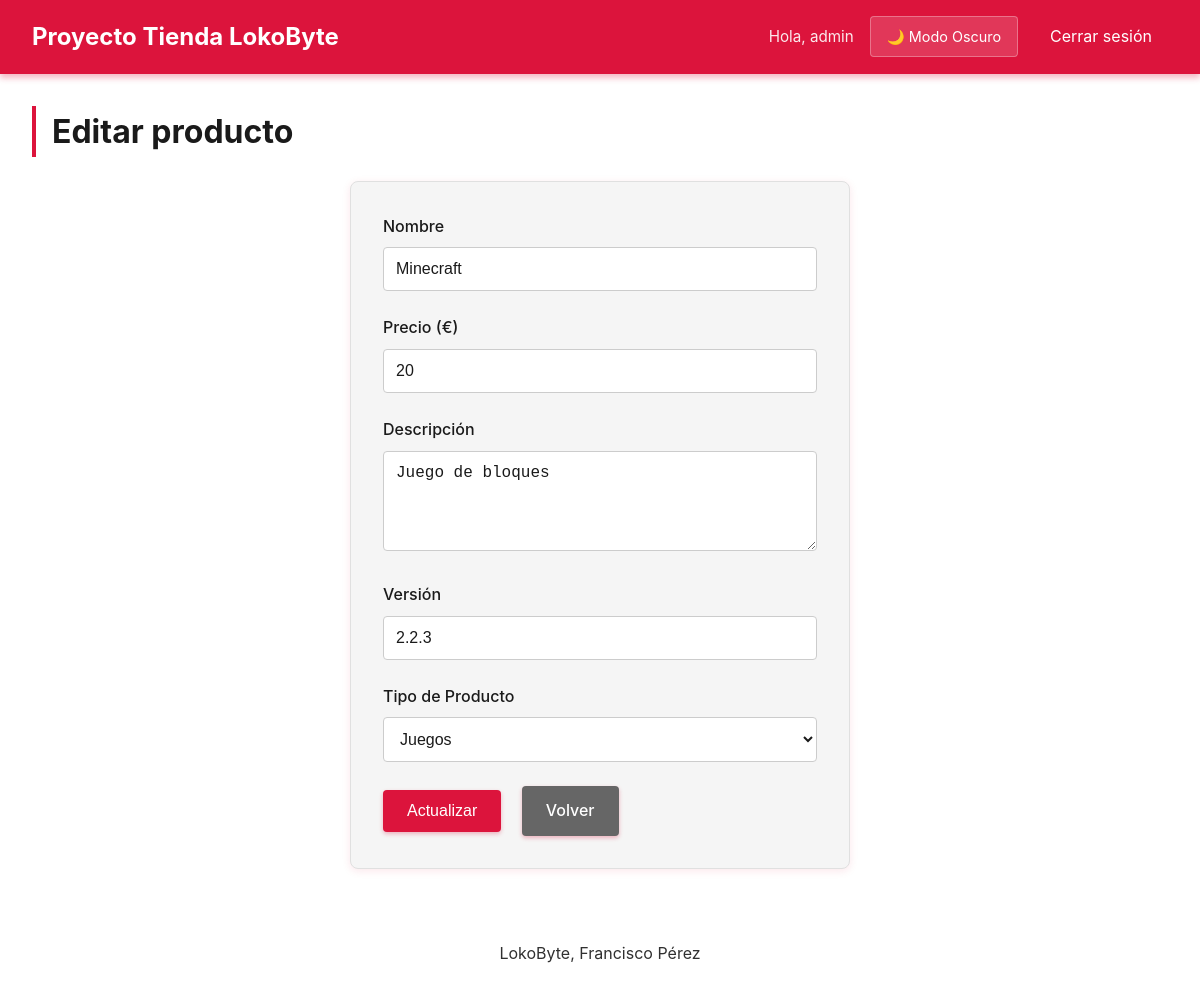
The app's page /index.php?c=product&a=edit&id=2 (signed in) with its own data.
### tables this page shows
CREATE TABLE products (
        id INTEGER PRIMARY KEY AUTOINCREMENT,
        name TEXT NOT NULL,
        description TEXT,
        version TEXT,
        price REAL NOT NULL,
        type_id INTEGER,
        created_at TEXT NOT NULL,
        
        FOREIGN KEY (type_id) REFERENCES product_types(id)
    );

CREATE TABLE product_types (
        id INTEGER PRIMARY KEY AUTOINCREMENT,
        name TEXT NOT NULL UNIQUE
    );

### Controllers/ProductController.php (called while the page is built, shortened)
<?php
class ProductController
{
    private PDO $pdo;
    public function __construct(PDO $pdo)
    {
        $this->pdo = $pdo;
    }
    public function edit(): void
    {
        $id = isset($_GET['id']) ? (int)$_GET['id'] : 0;
        $product = Product::find($this->pdo, $id);
        $action = 'update';
        require __DIR__ . '/../Views/Product/form.php';
    }
}

### Models/Product.php (called while the page is built, shortened)
<?php
class Product
{
    public static function find(PDO $pdo, int $id): ?array
    {
        $stmt = $pdo->prepare('SELECT * FROM products WHERE id = :id');
        $stmt->execute([':id' => $id]);
        $row = $stmt->fetch(PDO::FETCH_ASSOC);
        return $row ?: null;
    }
}

### Views/Product/form.php (the view, shortened to what this page needs)
<?php require __DIR__ . '/../layout/header.php'; ?>
<h1><?= $action === 'store' ? 'Nuevo producto' : 'Editar producto' ?></h1>
<form method="post" action="index.php?c=product&a=<?= htmlspecialchars($action) ?>" class="form">
    <label>
        Nombre
        <input type="text" name="name" value="<?= htmlspecialchars($product['name'] ?? '') ?>" required>
    </label>
    <label>
        Precio (€)
        <input type="number" step="0.01" min="0" name="price" value="<?= htmlspecialchars((string)($product['price'] ?? '0')) ?>" required>
    </label>
    <label>
        Descripción
        <textarea name="description" required><?= htmlspecialchars($product['description'] ?? '') ?></textarea>
    </label>
    <label>
        Versión
        <input type="text" name="version" value="<?= htmlspecialchars($product['version'] ?? '') ?>" required>
    </label>
    <label>
        Tipo de Producto
        <select name="type_id" required>
            <?php
            $pdo = getPdo();
            $types = $pdo->query('SELECT id, name FROM product_types ORDER BY name')->fetchAll(PDO::FETCH_ASSOC);
            foreach ($types as $type): ?>
                <option value="<?= $type['id'] ?>" <?= (isset($product['type_id']) && $product['type_id'] == $type['id']) ? 'selected' : '' ?>>
                    <?= htmlspecialchars($type['name']) ?>
                </option>
            <?php endforeach; ?>
        </select>
    </label>
    <button type="submit">
        <?= $action === 'store' ? 'Crear' : 'Actualizar' ?>
    </button>
    <a href="index.php?c=product&a=index" class="button button-secondary">Volver</a>
</form>
<?php require __DIR__ . '/../layout/footer.php'; ?>

### public/css/styles.css (style rules this page uses)
:root { --bg-color: #ffffff; --bg-secondary: #f5f5f5; --text-color: #1a1a1a; --text-secondary: #666666; --nav-bg: #dc143c; --nav-text: #ffffff; --button-bg: #dc143c; --button-hover: #a01028; --button-text: #ffffff; --table-border: #e0e0e0; --table-header: #ffe5e5; --table-hover: #fff0f0; --input-border: #cccccc; --input-focus: #dc143c; --alert-success-bg: #d4edda; --alert-success-text: #155724; --alert-error-bg: #f8d7da; --alert-error-text: #721c24; --link-color: #dc143c; --link-hover: #a01028; }
* { margin: 0; padding: 0; box-sizing: border-box; }
body { font-family: -apple-system, BlinkMacSystemFont, 'Segoe UI', Roboto, 'Helvetica Neue', Arial, sans-serif; background-color: var(--bg-color); color: var(--text-color); line-height: 1.6; transition: background-color 0.3s ease, color 0.3s ease; min-height: 100vh; }
h1 { margin-bottom: 1.5rem; color: var(--text-color); border-left: 4px solid var(--button-bg); padding-left: 1rem; }
.form { max-width: 500px; margin: 0 auto; background-color: var(--bg-secondary); padding: 2rem; border-radius: 8px; box-shadow: 0 2px 8px rgba(220, 20, 60, 0.1); border: 1px solid var(--table-border); }
.form label { display: block; margin-bottom: 1.5rem; font-weight: 500; color: var(--text-color); }
.form input[type="text"], .form input[type="password"], .form input[type="number"], .form input[type="email"], .form textarea, .form select { width: 100%; padding: 0.75rem; margin-top: 0.5rem; border: 1px solid var(--input-border); border-radius: 4px; background-color: var(--bg-color); color: var(--text-color); font-size: 1rem; transition: all 0.2s ease; }
.form textarea { resize: vertical; min-height: 100px; }
button, .button { display: inline-block; padding: 0.75rem 1.5rem; background-color: var(--button-bg); color: var(--button-text); border: none; border-radius: 4px; font-size: 1rem; font-weight: 500; cursor: pointer; text-decoration: none; transition: all 0.3s ease; box-shadow: 0 2px 4px rgba(220, 20, 60, 0.3); }
.button-secondary { background-color: var(--text-secondary); margin-left: 1rem; }
a { color: var(--link-color); text-decoration: none; transition: all 0.2s ease; }

### records on screen
products: name "Minecraft", price "20", description "Juego de bloques", version "2.2.3", type_id "Juegos"

### other values on screen
$_SESSION['username'] "admin"
